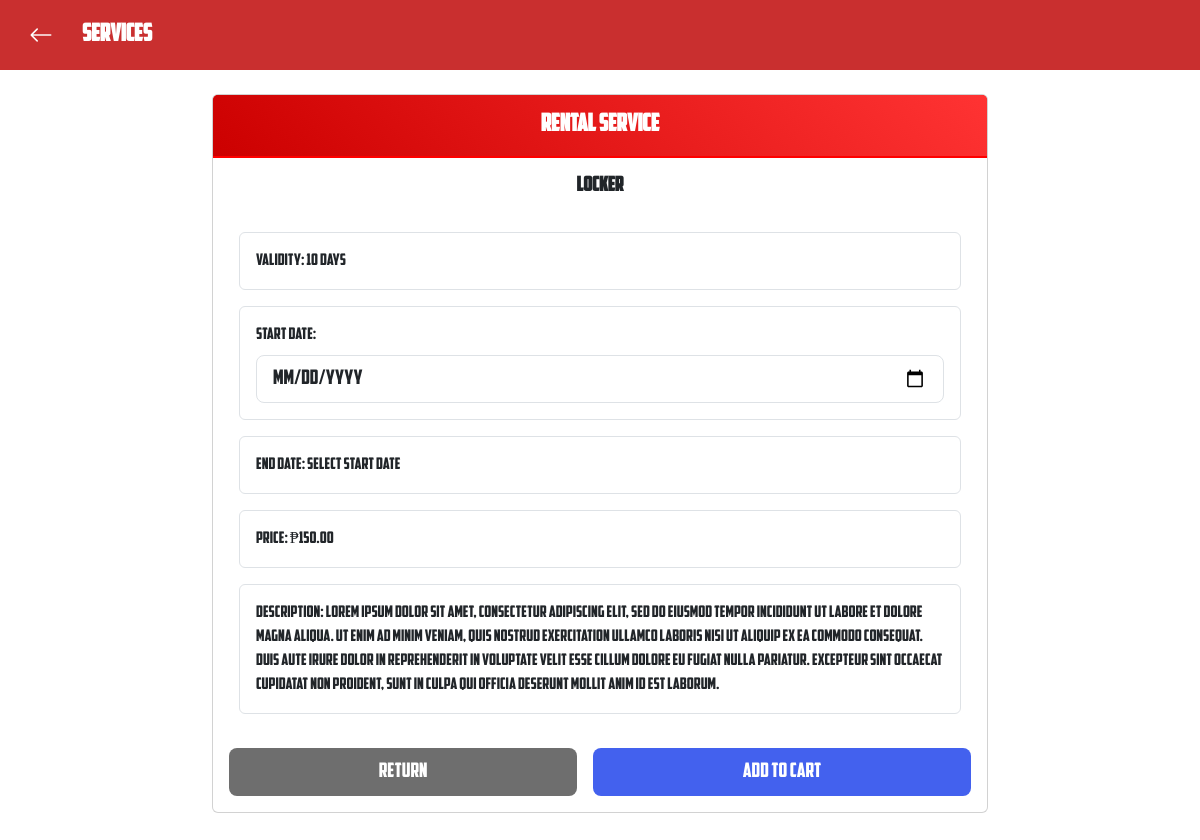
Before: /website/services/avail_rental.php?id=5 (signed in) with the older database file.
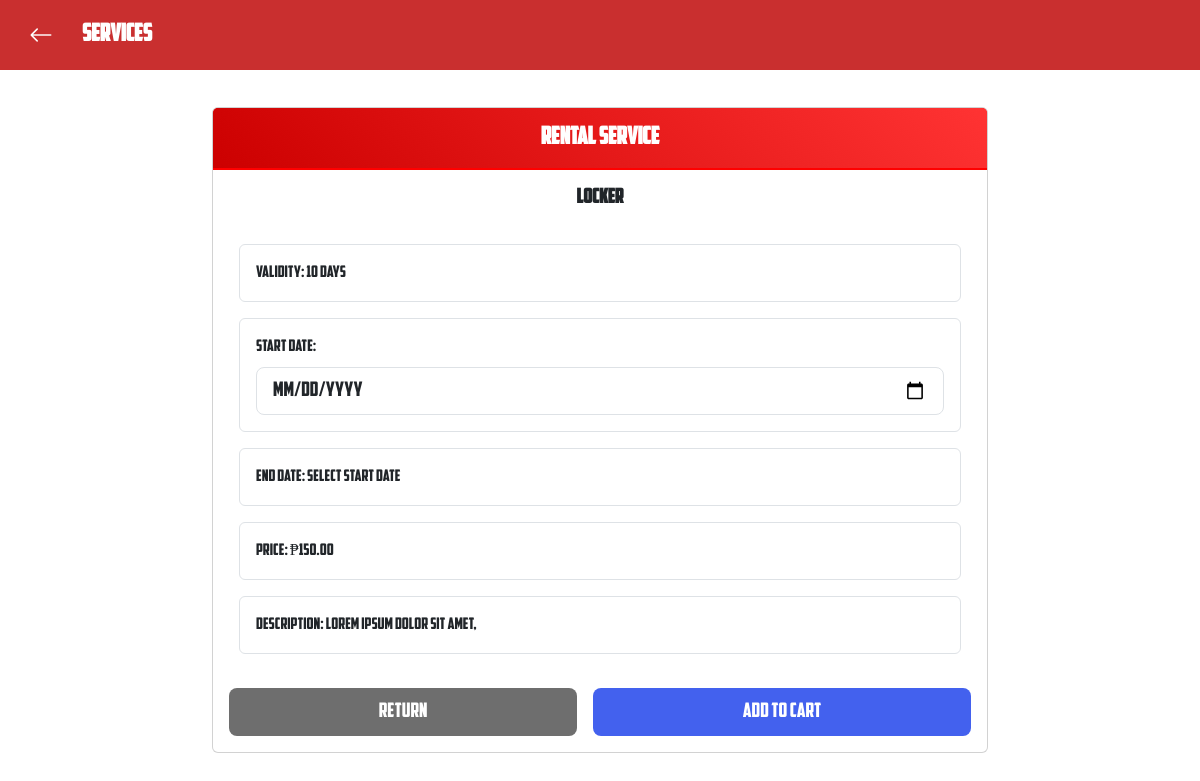
After: the same page with the newer database file.
### tables this page shows
CREATE TABLE `rental_services` (
  `id` int(11) NOT NULL,
  `service_name` varchar(100) NOT NULL,
  `price` decimal(10,2) NOT NULL,
  `total_slots` int(11) NOT NULL,
  `available_slots` int(11) NOT NULL,
  `duration` int(11) NOT NULL,
  `duration_type_id` int(11) NOT NULL,
  `description` text DEFAULT NULL,
  `status` enum('active','inactive') NOT NULL,
  `is_removed` tinyint(1) NOT NULL DEFAULT 0,
  `created_at` timestamp NOT NULL DEFAULT current_timestamp(),
  `updated_at` timestamp NOT NULL DEFAULT current_timestamp() ON UPDATE current_timestamp()
);

CREATE TABLE `duration_types` (
  `id` int(11) NOT NULL,
  `type_name` varchar(20) NOT NULL
);

### website/services/services.class.php (called while the page is built, shortened)
<?php
class Services_class{
    protected $db;
    function __construct(){
        $this->db = new Database();
    }
    public function fetchRental($rental_id) {
        $conn = $this->db->connect();
        $sql = "SELECT rs.*, dt.type_name as duration_type
                FROM rental_services rs
                LEFT JOIN duration_types dt ON rs.duration_type_id = dt.id
                WHERE rs.id = ?";
        $stmt = $conn->prepare($sql);
        $stmt->execute([$rental_id]);
        return $stmt->fetch();
    }
}

### website/services/avail_rental.php (the view, shortened to what the changed rows need)
<?php
require_once 'services.class.php';
$rental_id = $service_name = $price = $duration = $duration_type = $available_slots = $description = '';
$start_date = $end_date = '';
$Services = new Services_Class();
if ($_SERVER['REQUEST_METHOD'] == 'GET') {
    if (isset($_GET['id'])) {
        $rental_id = clean_input($_GET['id']);
        $record = $Services->fetchRental($rental_id);
        $service_name = $record['service_name'];
        $price = $record['price'];
        $duration = $record['duration'];
        $duration_type = $record['duration_type'];
        $description = $record['description'];
    } else {
        header('location: ../services.php');
        exit;
    }
}
?>
<link rel="stylesheet" href="https://cdn.jsdelivr.net/npm/bootstrap@5.3.2/dist/css/bootstrap.min.css">
<link rel="stylesheet" href="https://cdn.jsdelivr.net/npm/bootstrap-icons@1.11.1/font/bootstrap-icons.css">
<link rel="stylesheet" href="service.css">
<div class="avail-rental-page">
    <div class="container-fluid p-0">
        <div class="bg-custom-red text-white p-3 d-flex align-items-center">
            <h1 class="mb-0 fs-4 fw-bold">SERVICES</h1>
        </div>
        <div class="container-fluid">
    <div class="row flex-grow-1 overflow-auto">
        <div class="col-12 col-lg-8 mx-auto py-3 main-container">
            <div class="card main-content" style="width: 100%;">
                <div class="card-header py-3">
                    <h2 class="h4 fw-bold mb-0 text-center">Rental Service</h2>
                </div>
                <div class="card-body p-3">
                    <h3 class="h5 fw-bold text-center mb-4"><?= $service_name ?></h3>
                    <section class="scrollable-section">
                        <div class="row g-3">
                            <div class="col-12">
                                <div class="border rounded p-3">
                                    <p class="mb-0">Validity: <?= $duration . ' ' . $duration_type ?></p>
                                </div>
                            </div>
                            <div class="col-12">
                                <div class="border rounded p-3">
                                    <div class="form-group">
                                        <label for="start_date" class="form-label">Start Date:</label>
                                        <input type="date"
                                            class="form-control form-control-lg"
                                            id="start_date"
                                            name="start_date"
                                            min="<?= date('Y-m-d', strtotime('today')) ?>"
                                            value="<?= $start_date ?>"
                                            required
                                            onchange="updateEndDate(this.value, <?= $duration ?>, '<?= $duration_type ?>')">
                                    </div>
                                </div>
                            </div>
                            <div class="col-12">
                                <div class="border rounded p-3">
                                    <p class="mb-0">Price: ₱<?= number_format($price, 2) ?></p>
                                </div>
                            </div>
                            <?php if (!empty($description)): ?>
                            <div class="col-12">
                                <div class="border rounded p-3">
                                    <p class="mb-0">Description: <?= nl2br(htmlspecialchars($description)) ?></p>
                                </div>
                            </div>
                            <?php endif; ?>
                        </div>
                    </section>
                    <div class="d-grid gap-3 d-md-flex justify-content-md-between mt-4">
                        <a href="../services.php" class="btn return-btn btn-lg flex-fill">Return</a>
                        <?php if (isset($_SESSION['user_id'])): ?>
                            <form method="POST" class="flex-fill" onsubmit="return validateForm()">
                            </form>
                        <?php else: ?>
                            <a href="../../login/login.php" class="btn btn-lg w-100 add-cart">Login to Add</a>
                        <?php endif; ?>
                    </div>
                </div>
            </div>
        </div>
    </div>
</div>
</body>
</html>

Changed rows visible on the page:
changed rental_services "Locker": description "Lorem ipsum dolor sit amet, consectetur adipiscing elit, sed do eiusmod tempor incididunt ut labore et dolore magna aliqua. Ut enim ad minim veniam, quis nostrud exercitation ullamco laboris nisi ut aliquip ex ea commodo consequat. Duis aute irure dolor in reprehenderit in voluptate velit esse cillum dolore eu fugiat nulla pariatur. Excepteur sint occaecat cupidatat non proident, sunt in culpa qui officia deserunt mollit anim id est laborum." → "Lorem ipsum dolor sit amet,"
